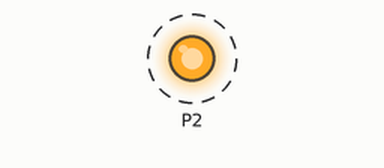
This program was run on a simulated BBC micro:bit running MicroPython. Parts: output pins drawn as LEDs (lit = HIGH). Dashed ring = blinking.

Above: at 0.5 s.
Timing chart, 0 to 4.6 s (numbered marks = the images above):
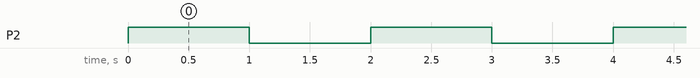

Measured:
- by itself, P2: alternates HIGH for 1.0 s and LOW for 1.0 s

The program:

4-3-Vibration_motor-main.py
```python
# Imports go at the top
from microbit import *

ON = 1
OFF = 0

def setVibrationMotor(OnOrOff):
    if OnOrOff == ON:    # Turn on the vibration motor
        pin2.write_digital(1)
    if OnOrOff == OFF:   # Turn off the vibration motor
        pin2.write_digital(0)

# Code in a 'while True:' loop repeats forever
while True:
    setVibrationMotor(ON)
    sleep(1000)
    setVibrationMotor(OFF)
    sleep(1000)
```
